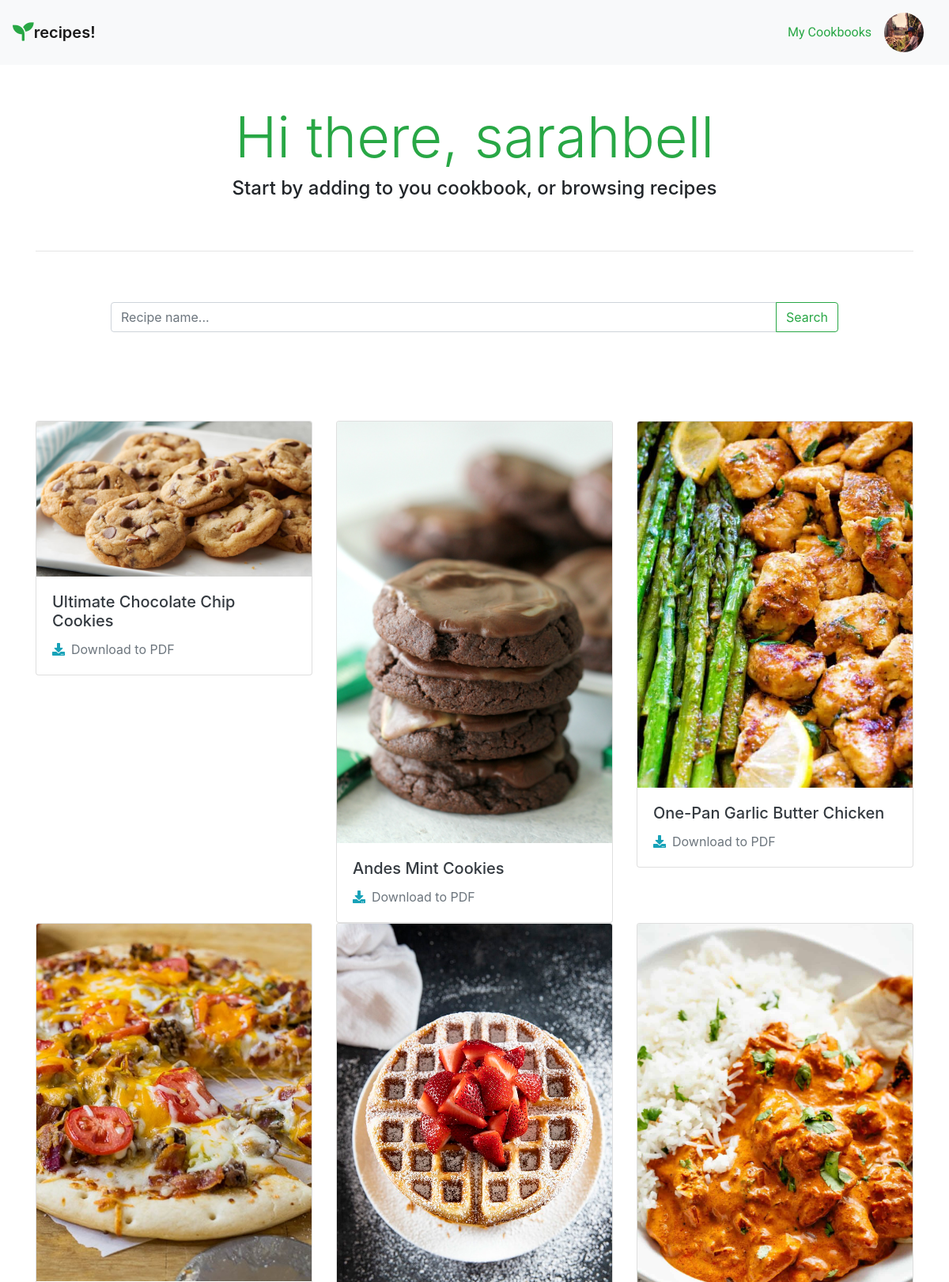
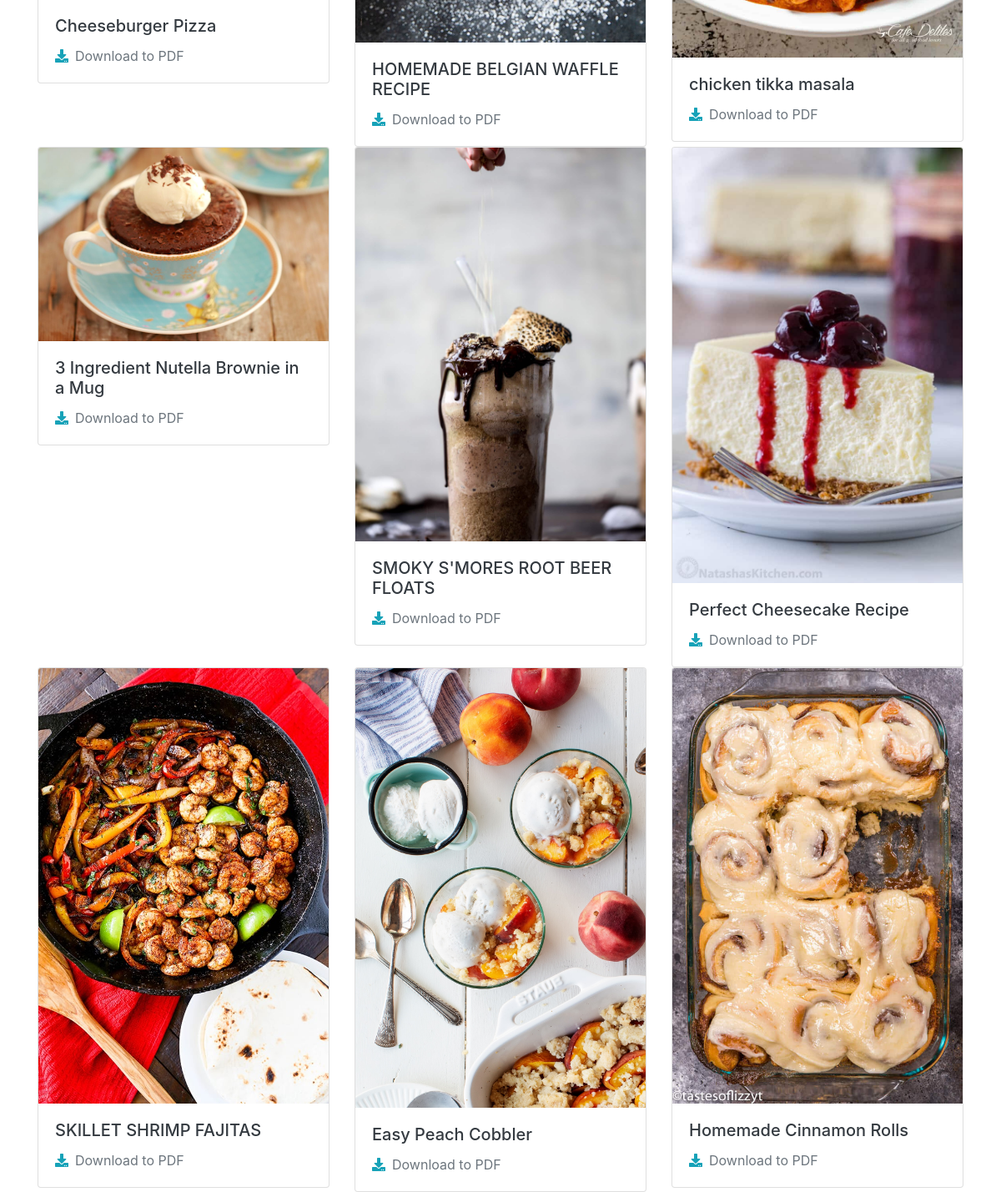
The app's page /home/ (signed in) with its own data (2 pictures, top to bottom).
### users/models.py (models this page shows, shortened)
class Profile(models.Model):
    user = models.OneToOneField(User, on_delete=models.CASCADE)
    image = models.ImageField(default='profilepic.jpg', upload_to='profile_pictures')

### recipeApp/models.py (models this page shows, shortened)
class Recipe(models.Model):
    user_name = models.ForeignKey(User, on_delete=models.CASCADE, default=1)
    name = models.CharField(max_length=200)
    description = models.TextField()
    total_time = models.CharField(max_length=200)
    image = models.ImageField(default='recipe.jpg', upload_to='recipe_pics')
    ingredients = models.TextField()
    instructions = models.TextField()
    notes = models.TextField()

### recipeApp/views.py (the view)
# urls.py: path('', views.index, name="index"),
def index(request):
    recipes = Recipe.objects.all()
    search_name = request.GET.get('search_name')
    if search_name != '' and search_name is not None:
        recipes = recipes.filter(name__icontains=search_name)
    return render(request, 'recipeApp/index.html', {'recipes': recipes})

### recipeApp/templates/recipeApp/index.html (shortened to what this page needs)
{% extends 'recipeApp/base.html' %}
{% block body %}
{% if user.is_authenticated %}
<div class="container">
    <div class="row py-5">
        <div class="col-12 text-center mx-auto my-auto">
            <h1 class="display-3 text-success">Hi there, {{user.username}}</h1>
            <h4 class="pb-5">Start by adding to you cookbook, or browsing recipes</h4>
            <hr>
        </div>
        <div class="col-10 py-5 mx-auto">
            <form action="" method="GET">
                <div class="input-group mb-3">
                  <input type="search" name="search_name" class="form-control" placeholder="Recipe name..." aria-label="Recipient's username" aria-describedby="basic-addon2">
                  <div class="input-group-append">
                    <button class="btn btn-outline-success" type="submit">Search</button>
                  </div>
                </div>
            </form>
        </div>
    </div>
    <div class="row">
        {% for recipe in recipes%}
        <div class=" col-md-4 col-sm-6 col-12">
            <div class="card">
                <a href="{% url 'recipeApp:recipe' recipe.id %}">
                    <img class="card-img-top" src="{{recipe.image.url}}" alt="Card image cap">
              <div class="card-body">
                <h5 class="card-title text-dark">{{recipe.name}}</h5>
                  </a>
                  <a href="{%url 'recipeApp:recipe_pdf' recipe.id%}" class=" card-link text-secondary"><i class="fas mr-2 text-info fa-download"></i></i>Download to PDF</a>
              </div>
            </div>
        </div>
        {% endfor %}
{% endif %}
{% endblock %}

### recipeApp/templates/recipeApp/base.html (shortened to what this page needs)
{% load static %}
<!doctype html>
<html lang="en">
<head>
    <link rel="stylesheet" href="{% static 'recipeApp/style.css' %}">
    <link rel="stylesheet" href="https://stackpath.bootstrapcdn.com/bootstrap/4.5.2/css/bootstrap.min.css">
    <link rel="stylesheet" href="https://use.fontawesome.com/releases/v5.15.1/css/all.css">
    <script src="https://stackpath.bootstrapcdn.com/bootstrap/4.2.1/js/bootstrap.min.js"></script></head>
<body>
<nav class="navbar navbar-light bg-light">
  <a href="{% url 'recipeApp:index' %}" class="navbar-brand"><i class="fas fa-seedling text-success fa-lg"></i>recipes!</a>
  <div class="navbar">
      {% if user.is_authenticated %}
      <a href="{% url 'recipeApp:library' %}" class="nav-item nav-link text-success">My Cookbooks</a>
      <div class="dropdown">
          <img src="{{ user.profile.image.url }}" width="50px" class="profilepic-menu" alt="profile image" class="dropdown-toggle" role="button" id="dropdownMenuButton" data-toggle="dropdown" aria-haspopup="true" aria-expanded="false">
      </div>
      {% else %}
      <a href="{% url 'login' %}" class="btn btn-outline-success nav-item nav-link">Login</a>
      {% endif %}
  </div>
</nav>
{% block body %}
{% endblock %}
</body>
</html>

### recipeApp/static/recipeApp/style.css (style rules this page uses)
html, body { font-family: 'Roboto', sans-serif; }
a.nav-link { font-family: 'Roboto', sans-serif; font-weight: 400; }
a.navbar-brand { font-weight: 600; }
.profilepic-menu { border-radius: 50%; height: 50px; cursor: pointer; }

### records on screen
Recipe: image (picture), name "Ultimate Chocolate Chip Cookies"
Recipe: image (picture), name "Andes Mint Cookies"
Recipe: image (picture), name "One-Pan Garlic Butter Chicken"
Recipe: image (picture), name "Cheeseburger Pizza"
Recipe: image (picture), name "HOMEMADE BELGIAN WAFFLE RECIPE"
Recipe: image (picture), name "chicken tikka masala"
Recipe: image (picture), name "3 Ingredient Nutella Brownie in a Mug"
Recipe: image (picture), name "SMOKY S'MORES ROOT BEER FLOATS"
Recipe: image (picture), name "Perfect Cheesecake Recipe"
Recipe: image (picture), name "SKILLET SHRIMP FAJITAS"
Recipe: image (picture), name "Easy Peach Cobbler"
Recipe: image (picture), name "Homemade Cinnamon Rolls"

### other values on screen
{{ user.username }} "sarahbell"
